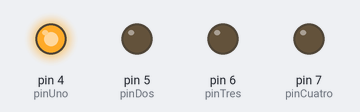
The sketch below on a simulated Arduino Uno, built with avr-gcc and run on an emulated ATmega328P. Shown: output pins drawn as LEDs (lit = HIGH).

Above: at 0.1 s.
At 0.9 s:
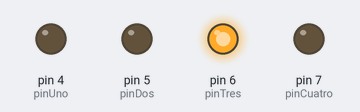
At 1.3 s:
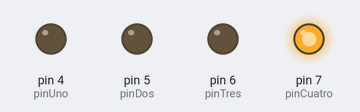
At 2.1 s:
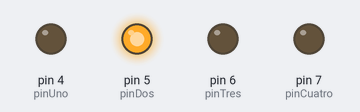
At 3.5 s:
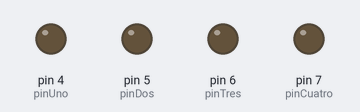
Timing chart, 0 to 3.8 s (numbered marks = the images above):
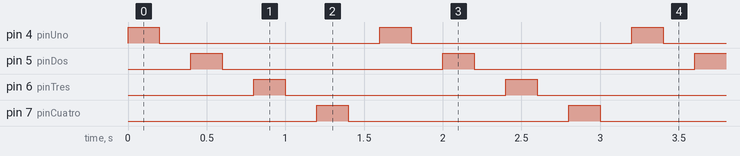

Measured:
- by itself, pin 4 (pinUno), pin 5 (pinDos), pin 6 (pinTres), pin 7 (pinCuatro): alternates HIGH for 0.20 s and LOW for 1.4 s
- by itself, everything shown: repeats every 1.6 s, in 8 steps

The sketch:

Ejemplo2.ino
```cpp
//ACM Taller Arduino 8-Mayo-2014
//EJEMPLO 2


int tiempo = 200;
int pinUno = 4;
int pinDos = 5;
int pinTres = 6;
int pinCuatro = 7;

void setup()
{

  pinMode(pinUno, OUTPUT);
  pinMode(pinDos, OUTPUT);
  pinMode(pinTres, OUTPUT);
  pinMode(pinCuatro, OUTPUT);

}

void loop()
{

  digitalWrite(pinUno, HIGH);
  delay(tiempo);
  digitalWrite(pinUno, LOW);
  delay(tiempo);
  digitalWrite(pinDos, HIGH);
  delay(tiempo);
  digitalWrite(pinDos, LOW);
  delay(tiempo);
  digitalWrite(pinTres, HIGH);
  delay(tiempo);
  digitalWrite(pinTres, LOW);
  delay(tiempo);
  digitalWrite(pinCuatro, HIGH);
  delay(tiempo);
  digitalWrite(pinCuatro, LOW);
  delay(tiempo);


}
```
